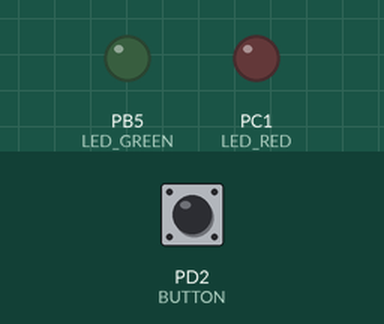
This program was run on a simulated ATmega328P, built with avr-gcc and emulated at 16 MHz. Parts: output pins drawn as LEDs (lit = HIGH). Inputs (shaded band) come from the test bench; at power-on: PD2 (BUTTON) HIGH.

Above: at 1.2 s.
1.3 s: PD2 (BUTTON) pulled LOW for 0.15 s
At 1.4 s:
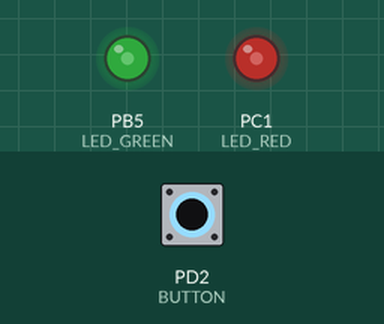
3.0 s: PD2 (BUTTON) pulled LOW for 1 s
At 3.8 s:
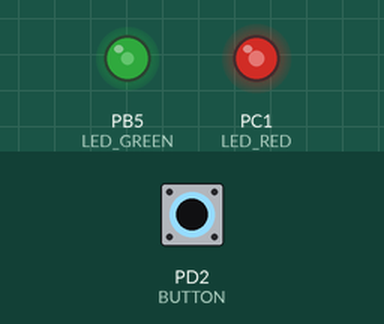
5.5 s: PD2 (BUTTON) pulled LOW for 3.2 s
At 9.4 s:
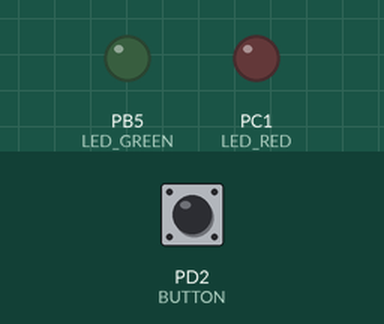
Timing chart, 0 to 10.9 s (numbered marks = the images above; inputs shaded):
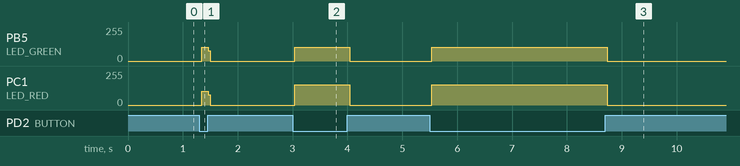

The program:

main.c
```c
#define LED_GREEN   PB5
#define LED_RED		PC1     // AVR pin where green LED is connected
#define BLINK_DELAY 500
#define BUTTON		PD2
#ifndef F_CPU
# define F_CPU 16000000     // CPU frequency in Hz required for delay
#endif

/* Includes ----------------------------------------------------------*/
#include <util/delay.h>     // Functions for busy-wait delay loops
#include <avr/io.h>         // AVR device-specific IO definitions

/* Functions ---------------------------------------------------------*/
/**********************************************************************
 * Function: Main function where the program execution begins
 * Purpose:  Toggle two LEDs when a push button is pressed.
 * Returns:  none
 **********************************************************************/
int main(void)
{
    // Green LED at port B
    // Set pin as output in Data Direction Register...
    // ...and turn LED off in Data Register
    // Configure the second LED at port C

	DDRB =	DDRB | (1<<LED_GREEN);
	PORTB =	PORTB & ~(1<<LED_GREEN);

    DDRC =	DDRC | (1<<LED_RED);
    PORTC =	PORTC & ~(1<<LED_RED);

    // Infinite loop
    while (1)
    {
		if(bit_is_clear(PIND, PD2))
	    {
			PORTC = PORTC ^ (1<<LED_RED);
			PORTB = PORTB ^ (1<<LED_GREEN);
	    }

	}

    // Will never reach this
    return 0;
}
```

Measured:
- after the input at 1.3 s, PB5 (LED_GREEN), PC1 (LED_RED): 0/255 → 102/255 at once, → 0/255 0.12 s later
- after the input at 3.0 s, PB5 (LED_GREEN): 0/255 → 102/255 at once, → 0/255 1.0 s later; PC1 (LED_RED): 0/255 → 153/255 at once, → 0/255 1.0 s later
- after the input at 5.5 s, PB5 (LED_GREEN): 0/255 → 102/255 at once, → 0/255 3.2 s later; PC1 (LED_RED): 0/255 → 153/255 at once, → 0/255 3.2 s later
